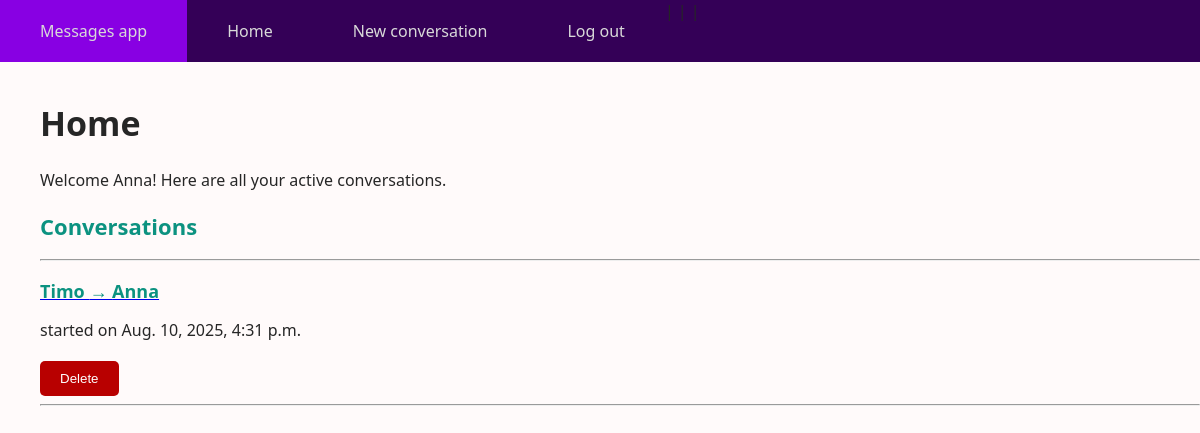
Screenshot of /home/ (signed in) with the database file from the repository.
### messagesapp/models.py (models this page shows, shortened)
class Conversation(models.Model):
    initiator = models.ForeignKey(User, on_delete=models.CASCADE, related_name="initiators")
    receiver = models.ForeignKey(User, on_delete=models.CASCADE, related_name="receivers")
    created = models.DateTimeField(auto_now_add=True)
    deleted = models.BooleanField(default=False)

### messagesapp/views.py (the view, shortened to what this page needs)
# urls.py: path("home/", homePage, name="home"),
@login_required
def homePage(request):
    user_id = request.user.id
    conversations = Conversation.objects.filter(
        Q(initiator_id=user_id) | Q(receiver_id=user_id),
        deleted=False
    ).order_by("-created")
    return render(request, "home.html", {"conversations": conversations})

### messagesapp/templates/home.html (shortened to what this page needs)
{% extends "base.html" %}
{% block content %}
    <div class="container">
        <h1>Home</h1>
        <p>Welcome {{ request.user.username }}! Here are all your active conversations.</p>
        <h2>Conversations</h2>
        <hr>
        {% for conversation in conversations %}
        <a href="{% url 'conversation_detail' conversation.id %}">
            <h3>{{ conversation.initiator }} &rarr; {{ conversation.receiver }}</h3>
        </a>
        <p>started on {{ conversation.created}}</p>
        <form method="post" style="display: inline;">
            <button type="submit" class="btn-delete" onclick="return confirm('Are you sure?')">Delete</button>
        </form>
        <hr>
        {% endfor %}
    </div>
{% endblock %}

### messagesapp/static/style.css (style rules this page uses)
body { background: snow; font-family: 'Segoe UI', Tahoma, Geneva, Verdana, sans-serif; color: rgb(38, 38, 38); margin: 0; }
h1 { font-size: 34px; }
h2 { font-size: 22px; color: rgb(12, 146, 128); }
h3 { font-size: 18px; color: rgb(12, 146, 128); margin-bottom: 10px; }
p { margin-bottom: 20px; }
form { background: transparent; border-radius: 5px; max-width: 400px; margin: 0; }
button, form input[type="submit"] { width: auto; background: rgb(12, 146, 128); color: #fff; border: none; padding: 10px 20px; border-radius: 5px; cursor: pointer; }
button.btn-delete { background: rgb(184, 0, 0); }

### rows the page displays
Conversation: initiator "Timo", receiver "Anna", created "Aug. 10, 2025, 4:31 p.m."

### other values shown
{{ request.user.username }} "Anna"
